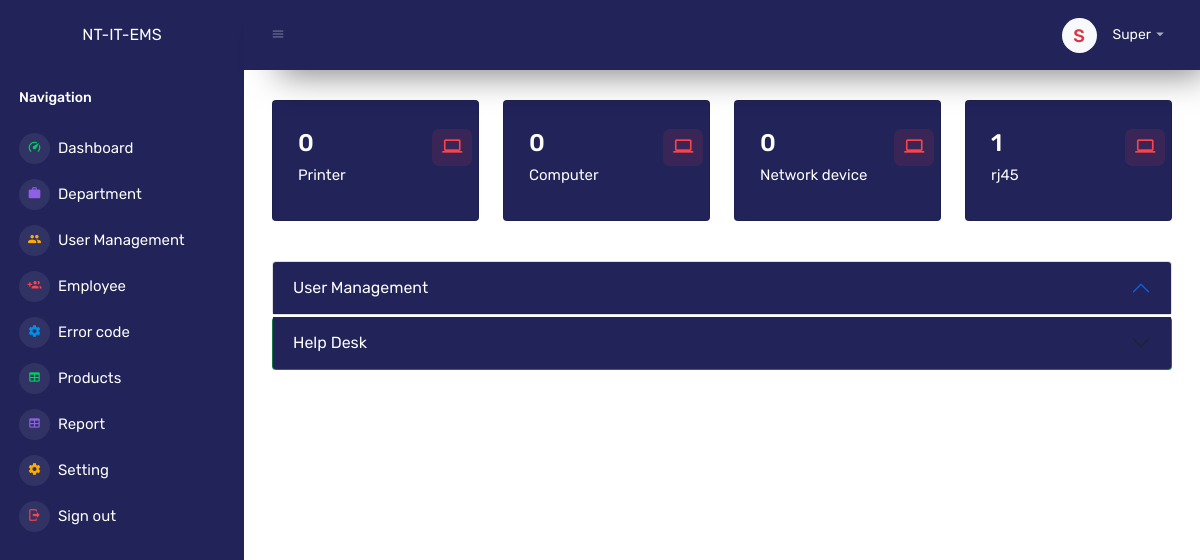
Screenshot of /dashboard/ (signed in) with the database file from the repository.
### tables this page shows
CREATE TABLE `users` (
  `uid` int(11) NOT NULL,
  `username` varchar(50) NOT NULL,
  `password` longtext NOT NULL,
  `dep` varchar(255) NOT NULL,
  `last_login` timestamp NOT NULL DEFAULT current_timestamp() ON UPDATE current_timestamp(),
  `status` char(1) NOT NULL DEFAULT '1',
  `profile` longtext NOT NULL
);

CREATE TABLE `item` (
  `id` int(11) NOT NULL,
  `item` varchar(255) NOT NULL,
  `date` timestamp NULL DEFAULT current_timestamp()
);

### dashboard/index.php (the view, shortened to what this page needs)
<?php
$userType = $_SESSION['userType'];
$uid = $_SESSION['userinfo'];
$connect = new dbConnect();
$db = $connect->dbConnection();
$stm = $db->prepare("SELECT * FROM users WHERE uid='$uid'");
$stm->execute();
$userInfo = $stm->fetch(PDO::FETCH_ASSOC);
$results_per_page = 10;
if (!isset($_GET['page'])) {
  $page = 1;
} else {
  $page = $_GET['page'];
}
$starting_limit = ($page - 1) * $results_per_page;
$status = ['open', 'done', 'waiting', 'out source'];
?>
<!DOCTYPE html>
<html lang="en">
<head>
    <link rel="stylesheet" href="../assets/vendors/mdi/css/materialdesignicons.min.css">
    <link rel="stylesheet" href="../assets/vendors/css/vendor.bundle.base.css">
    <link rel="stylesheet" href="../assets/vendors/jvectormap/jquery-jvectormap.css">
    <link rel="stylesheet" href="../assets/vendors/flag-icon-css/css/flag-icon.min.css">
    <link rel="stylesheet" href="../assets/vendors/owl-carousel-2/owl.carousel.min.css">
    <link rel="stylesheet" href="../assets/vendors/owl-carousel-2/owl.theme.default.min.css">
    <link rel="stylesheet" href="../assets/css/style.css">
    <link rel="stylesheet" href="https://cdn.datatables.net/2.0.3/css/dataTables.dataTables.css">
</head>
<body>
    <div class="container-scroller">
        <?php include 'sidebar.php'; ?>
        <div class="container-fluid page-body-wrapper">
            <?php include '_navbar.php'; ?>
<div class="main-panel">
  <div class="content-wrapper" style="background-color: #ffff;">
    <div class="row">
      <?php
      $stm = $db->prepare("SELECT * FROM item");
      $stm->execute();
      foreach ($stm->fetchAll() as $item) { ?>
        <div class="col-xl-3 col-sm-6 grid-margin stretch-card">
          <div class="card" style="background-color: #212359; color: #ffff;">
            <div class="card-body">
              <div class="row">
                <div class="col-9">
                  <div class="d-flex align-items-center align-self-start">
                    <h3 class="mb-0">
                      <?php
                        $items = $item['item'];
                        $stm = $db->prepare("SELECT * FROM product WHERE item ='$items'");
                        $stm->execute();
                        echo  $stm->rowCount() > 0 ?  $stm->rowCount() : 0;
                      ?>
                    </h3>
                  </div>
                </div>
                <div class="col-3">
                  <div class="icon icon-box-danger ">
                    <span class="mdi mdi-laptop icon-item"></span>
                  </div>
                </div>
              </div>
              <h6 class="text font-weight-normal" style="color: #ffff;"><?php echo $item['item'] ?></h6>
            </div>
          </div>
        </div>
      <?php } ?>
    </div>
    <?php
    if ($userType === 'ICT') { ?>
      <div class="row ">
        <div class="col-12 grid-margin">
          <div class="card" style="background-color: #212359; color: #ffff;">
            <div class="card-body">
              <h4 class="card-title">Help Desk </h4>
              <div class="table-responsive">
                <table class="table" id="myTable" style="color: #ffff;">
                  <thead>
                    <tr>
                      <th class="text-light"> # </th>
                      <th class="text-light"> Error Code </th>
                      <th class="text-light"> Error Type </th>
                      <th class="text-light"> Department </th>
                      <th class="text-light"> Subject </th>
                      <th class="text-light"> Created By </th>
                      <th class="text-light"> From </th>
                      <th class="text-light"> Created </th>
                      <th class="text-light"> Status </th>
                      <th class="text-light"> End Time </th>
                      <th class="text-light"> Cause </th>
                    </tr>
                  </thead>
                  <tbody>
                    <?php
                    $no = 0;
                    $stm = $db->prepare("SELECT * FROM helpdesk ORDER BY create_time DESC LIMIT $starting_limit, $results_per_page");
                    $stm->execute();
                    foreach ($stm->fetchAll() as $users):
                      if ($users['by_who'] !== $userInfo['username'] && $users['by_who'] !== 'all') continue;
                      $type = $users['error_type'];
                      $stm = $db->prepare("SELECT * FROM error WHERE error_type = '$type'");
                      $stm->execute();
                      $error = $stm->fetch(PDO::FETCH_ASSOC);
                      $no = $no + 1;
                    ?>
                      <tr>
                        <td> <?php echo $no ?> </td>
                        <td> <?php echo $error['error_code'] ? $error['error_code'] : '' ?> </td>
                        <!-- <td>
                        <?php if ($users['screenshot']) { ?>
                          <img src="<?php echo $users['screenshot'] ?>" alt="image" id="screenshot" onclick="viewScreenSot('<?php echo $users['screenshot'] ?>')" />
                        <?php } else {
                        ?>
                          <div class="badge badge-outline-warning">No screenshot</div>
                        <?php
                        } ?>
                      </td> -->
                        <td>
                          <?php echo $users['error_type'] ?>
                        </td>
                        <td> <?php echo $users['dep'] ?> </td>
                        <td> <?php echo $users['subject'] ?> </td>
                        <td> <?php echo $users['fname'] ?> </td>
                        <td> <?php echo $users['location'] ?> </td>
                        <td> <?php echo $users['create_time'] ?> </td>
                        <td>
                          <?php
                          if ($users['cause'] === '') {
                          ?>
                            <style>
                              .status-container {
                                display: grid;
                                grid-template-columns: 1fr 1fr;
                                grid-template-rows: 1fr 1fr;
                                grid-template-areas: 'status selector'
                                  'cause cause';
                                gap: 10px;
                              }
                              .cause {
                                grid-area: cause;
                              }
                              .status {
                                grid-area: status;
                              }
                              .selector {
                                grid-area: selector;
                              }
                            </style>
                          <?php
                          } else {
                          ?>
                            <style>
                              .status-container {
                                display: flex;
                                gap: 5px;
                              }
                            </style>
                          <?php
                          } ?>
                          <?php
                          if ($users['status'] !== 'done') {
                            if ($users['status'] !== 'send') {
                          ?>
                              <div class="status-container">
                                <div class="status badge badge-outline-<?php if ($users['status'] === 'out source') echo 'danger';
                                                                        if ($users['status'] === 'waiting') echo 'warning';
                                                                        if ($users['status'] === 'open') echo 'info' ?>"><?php echo $users['status'] ?></div>
                                <button type="button" class="btn btn-danger cause" style="display: <?php echo $users['cause'] === '' ? 'block' : 'none' ?> ;" data-bs-toggle="modal" data-bs-target="#basicModal" onclick="setIssueID('<?php echo $users['issue_id'] ?>')">
                                  Insert cause
                                </button>
                              <?php
                            }
                              ?>
                              <div class="dropdown selector">
                                <button class="btn btn-outline-primary dropdown-toggle" type="button" id="dropdownMenuOutlineButton1" data-bs-toggle="dropdown" aria-haspopup="true" aria-expanded="false"> Status </button>
                                <div class="dropdown-menu" aria-labelledby="dropdownMenuOutlineButton1">
                                  <?php
                                  foreach ($status as $key => $value) {
                                    if ($users['status'] === $value) continue;
                                  ?>
                                    <a class="dropdown-item" href="../backend/responeHelpDesk.php?id=<?php echo $users['issue_id'] ?>&status=<?php echo $value ?>"><?php echo ucwords($value) ?></a>
                                  <?php
                                  }
                                  ?>
                                </div>
                              </div>
                            <?php
                          } else { ?>
                              <div class="badge badge-outline-success">Done</div>
                            <?php
                          }
                            ?>
                              </div>
                        </td>
                        <td>
                          <?php
                          if ($users['work_start'] && $users['work_end']) {
                            $start = $users['work_start'] ? $users['work_start'] : $users['create_time'];
                            echo time_ago_def($users['work_start'], $users['work_end']);
                          }
                          ?>
                        </td>
                        <td>
                        <td> <?php echo $users['cause'] ?> </td>
                        </td>
                      </tr>
                    <?php
                    endforeach;
                    ?>
                  </tbody>
                </table>
              </div>
              <?php
              $tableName = "helpdesk";
              require('pagination.php');
              ?>
            </div>
          </div>
        </div>
      </div>
    <?php
    } else if ($userType === 'super') {
    ?>
      <div class="accordion mt-3" id="accordionExample">
        <div class="card accordion-item active">
          <h2 class="accordion-header" id="headingOne" style="color: #ffff;">
            <button type="button" class="accordion-button" data-bs-toggle="collapse" data-bs-target="#accordionOne" aria-expanded="true" aria-controls="accordionOne" style="background-color: #212359; color: #ffff;">
              User Management
            </button>
          </h2>
        </div>
        <div class=" accordion-item card bg-success" style="margin-top: 2px;">
          <h2 class="accordion-header" id="headingTwo">
            <button type="button" class="accordion-button collapsed" data-bs-toggle="collapse" data-bs-target="#accordionTwo" aria-expanded="false" aria-controls="accordionTwo" style="background-color: #212359; color: #ffff;">
              Help Desk
            </button>
          </h2>
            </div>
          </div>
        </div>
      </div>
    <?php
    }
    ?>
  </div>
</div>
</body>
</html>

### dashboard/_navbar.php (shortened to what this page needs)
<nav class="navbar p-0 fixed-top d-flex flex-row" style="background-color: #212359; color: #ffff">
    <div class="navbar-menu-wrapper flex-grow d-flex align-items-stretch">
        <button class="navbar-toggler navbar-toggler align-self-center" type="button" data-toggle="minimize">
            <span class="mdi mdi-menu"></span>
        </button>
        <ul class="navbar-nav navbar-nav-right">
            <li class="nav-item dropdown">
                <a class="nav-link" id="profileDropdown" href="#" data-bs-toggle="dropdown">
                    <div class="navbar-profile">
                        <?php
                         if ($userInfo['profile']) {
                             echo '<img class="img-xs rounded-circle" src="' . $userInfo['profile'] . '" alt="">';
                         } else {
                             $words = explode(" ", $userInfo['username']);
                             $fullName = "";
                             foreach ($words as $w) {
                                 $fullName .= mb_substr($w, 0, 1);
                             }
                         ?>
                             <div class="img-xs rounded-circle no-profile bg-light text-danger text-center">
                                 <h4 style="margin-top: 8px;"><?php echo strtoupper($fullName); ?></h4>
                             </div>
                        <?php
                         }
                         ?>
                        <p class="mb-0 d-none d-sm-block navbar-profile-name"><?php echo ucwords($userInfo['username']); ?></p>
                        <i class="mdi mdi-menu-down d-none d-sm-block"></i>
                    </div>
                </a>
            </li>
        </ul>
    </div>
</nav>

### rows the page displays
users: username "Super"
item: shows "0", item "Printer"
item: shows "0", item "Computer"
item: shows "0", item "Network device"
item: rowCount "1", item "rj45"

### other values shown
$fullName "S"
